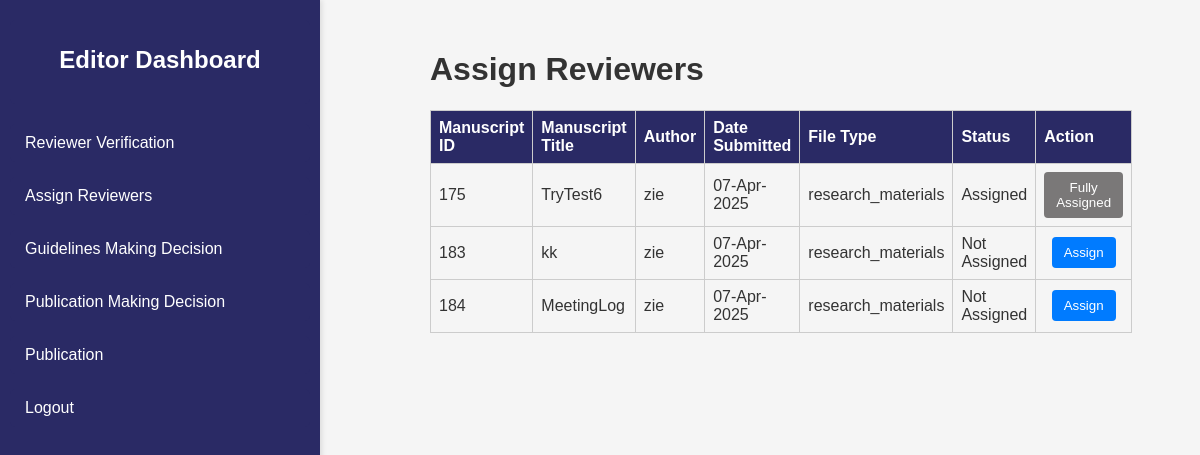
The page /assign_reviewer.php (signed in) on the database its author committed.
### tables this page shows
CREATE TABLE `submissions` (
  `submission_id` int(11) NOT NULL,
  `user_id` int(11) NOT NULL,
  `status` enum('start','upload','metadata','confirmation') NOT NULL,
  `comments_to_editor` text DEFAULT NULL,
  `copyright_agreement` tinyint(1) NOT NULL,
  `privacy_agreement` tinyint(1) NOT NULL,
  `submission_date` timestamp NOT NULL DEFAULT current_timestamp(),
  `file_path` varchar(255) NOT NULL
);

CREATE TABLE `users` (
  `id` int(11) NOT NULL,
  `full_name` varchar(100) NOT NULL,
  `affiliation` varchar(100) DEFAULT NULL,
  `country` varchar(50) DEFAULT NULL,
  `username` varchar(50) NOT NULL,
  `email` varchar(100) NOT NULL,
  `password` varchar(255) NOT NULL,
  `role` enum('author','reviewer') DEFAULT 'author',
  `is_agreed_privacy` tinyint(1) DEFAULT 0,
  `is_notified` tinyint(1) DEFAULT 0,
  `is_reviewer` tinyint(1) DEFAULT 0,
  `created_at` timestamp NOT NULL DEFAULT current_timestamp(),
  `certification_file` varchar(255) DEFAULT NULL,
  `expertise` varchar(255) DEFAULT NULL,
  `organization` varchar(255) DEFAULT NULL,
  `is_verified` tinyint(1) DEFAULT 0,
  `profile_image` varchar(255) DEFAULT NULL,
  `password_reset_token` varchar(255) DEFAULT NULL
);

### assign_reviewer.php (the view, shortened to what this page needs)
<?php
require('db_connection.php');
$stmt = $pdo->query("SELECT s.submission_id, s.user_id, s.status, s.submission_date, m.title, sf.file_type, u.full_name AS author_name,
    (SELECT COUNT(*) FROM reviewer_assignments WHERE reviewer_assignments.submission_id = s.submission_id) AS assigned_reviewers
    FROM submissions AS s
    LEFT JOIN submission_files AS sf ON s.submission_id = sf.submission_id
    JOIN metadata m ON m.submission_id = s.submission_id
    LEFT JOIN users AS u ON s.user_id = u.id
    WHERE s.status IN ('confirmation', 'assigned')");
$submissions = $stmt->fetchAll(PDO::FETCH_ASSOC);
?>
<!DOCTYPE html>
<html lang="en">
<head>
    <link rel="stylesheet" href="css/assign_reviewer.css">
</head>
<body>
<div class="sidebar">
        <div class="editor-dash"><button onclick="window.location.href='editor_dashboard.php'"><h1>Editor Dashboard</h1></button>
        <ul>
            <li><button onclick="window.location.href='reviewer_verification.php'">Reviewer Verification</button></li>
            <li><button onclick="window.location.href='assign_reviewer.php'">Assign Reviewers</button></li>
            <li><button onclick="window.location.href='guideline.php'">Guidelines Making Decision</button></li>
            <li><button onclick="window.location.href='publication.php'">Publication Making Decision</button></li>
            <li><button onclick="window.location.href='publish_article.php'">Publication</button></li>
            <li><button onclick="window.location.href='index.php'">Logout</button></li>
        </ul>
        </div>
    </div>
    <div class="container">
    <h1>Assign Reviewers</h1>
    <table>
        <thead>
        <tr>
            <th>Manuscript ID</th>
            <th>Manuscript Title</th>
            <th>Author</th>
            <th>Date Submitted</th>
            <th>File Type</th>
            <th>Status</th>
            <th>Action</th>
        </tr>
        </thead>
        <tbody>
        <?php if ($submissions): ?>
            <?php foreach ($submissions as $submission): ?>
                <tr>
                    <td><?= htmlspecialchars($submission['submission_id']) ?></td>
                    <td><?= htmlspecialchars($submission['title']) ?></td>
                    <td><?= htmlspecialchars($submission['author_name']) ?></td>
                    <td><?= htmlspecialchars(date("d-M-Y", strtotime($submission['submission_date']))) ?></td>
                    <td><?= htmlspecialchars($submission['file_type']) ?></td>
                    <td><?= $submission['assigned_reviewers'] >= 2 ? 'Assigned' : 'Not Assigned' ?></td>
                    <td class="actions">
                        <?php if ($submission['assigned_reviewers'] < 2): ?>
                            <button onclick="openModal(<?= $submission['submission_id'] ?>)">Assign</button>
                        <?php else: ?>
                            <button class="btn-disabled" disabled>Fully Assigned</button>
                        <?php endif; ?>
                    </td>
                </tr>
            <?php endforeach; ?>
        <?php else: ?>
            <tr>
                <td colspan="7">No submissions available for review assignment.</td>
            </tr>
        <?php endif; ?>
        </tbody>
    </table>
</div>
</body>
</html>

### css/assign_reviewer.css (style rules this page uses)
body { font-family: Arial, sans-serif; margin: 0; padding: 0; background-color: #f5f5f5; color: #333; }
.sidebar { width: 300px; background-color: rgb(42, 42, 101); color: #fff; height: 100vh; position: fixed; padding: 20px 10px; box-shadow: 2px 0 5px rgba(0, 0, 0, 0.1); }
.sidebar h1 { font-size: 1.5em; margin-bottom: 20px; text-align: center; color: white; }
.sidebar ul { list-style-type: none; padding: 0; margin-top: 20px; }
.sidebar ul li { margin: 15px 0; }
.sidebar ul li button { background-color: rgb(42, 42, 101); color: white; border: none; padding: 10px 15px; cursor: pointer; font-size: 16px; border-radius: 5px; text-align: left; width: 100%; transition: background-color 0.3s; }
.editor-dash button { background-color: rgb(42, 42, 101); color: white; border: none; padding: 10px 15px; cursor: pointer; font-size: 16px; border-radius: 5px; text-align: left; width: 100%; }
.container { margin-left: 400px; padding: 30px; width: 50%; }
table { width: 100%; border-collapse: collapse; margin-bottom: 20px; }
th, td { border: 1px solid #ccc; padding: 8px; text-align: left; }
th { background-color: rgb(42, 42, 101); color: white; font-weight: bold; position: sticky; top: 0; }
.actions { text-align: center; }
button { background-color: #007bff; color: white; border: none; padding: 8px 12px; cursor: pointer; border-radius: 4px; }
.btn-disabled { background-color:rgb(122, 120, 120); }

### rows shown on the page
submissions: submission_id "175", title "TryTest6", user.full_name "zie", submission_date "07-Apr-2025", file_type "research_materials", shows "Assigned", shows "Fully Assigned"
submissions: submission_id "183", title "kk", user.full_name "zie", submission_date "07-Apr-2025", file_type "research_materials", shows "Not Assigned"
submissions: submission_id "184", title "MeetingLog", user.full_name "zie", submission_date "07-Apr-2025", file_type "research_materials", shows "Not Assigned"
